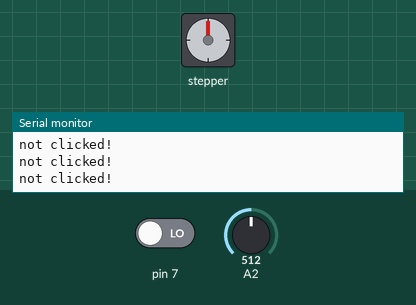
Bench run of a sketch on a simulated Arduino Uno, built with avr-gcc and run on an emulated ATmega328P. On the bench: stepper motor, the last lines printed to the serial monitor. The test bench sets the inputs (shaded band); at power-on: pin 7 LOW, A2 = 512. Stepper angles assume 200 steps per turn.

Above: at 1.2 s.
1.3 s: pin 7 driven HIGH
At 1.46 s:
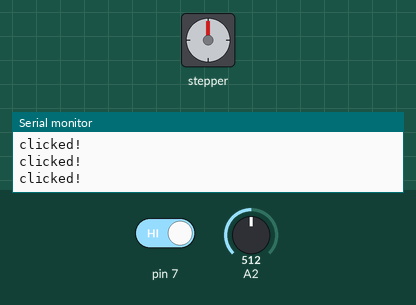
At 2.06 s:
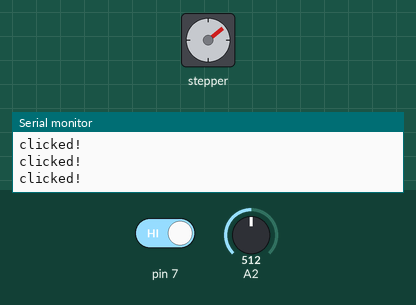
4.3 s: A2 set to 516
At 4.47 s:
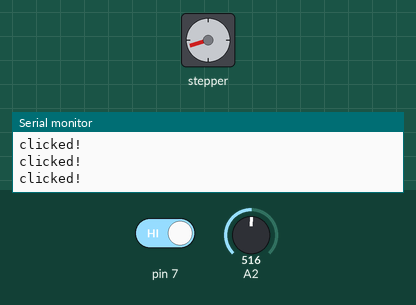
7.3 s: pin 7 driven LOW
8.8 s: pin 7 driven HIGH
At 8.97 s:
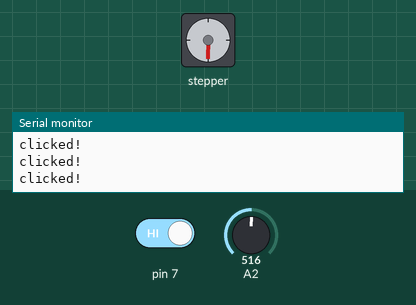
11.8 s: A2 set to 716
14.8 s: A2 set to 720
Timing chart, 0 to 18.8 s (numbered marks = the images above; inputs shaded):
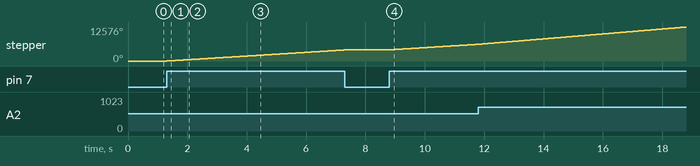

The sketch:

stepperMotorPotAndSwitch.ino
```cpp
#include <Wire.h>
#include <Adafruit_MotorShield.h>

Adafruit_MotorShield AFMS = Adafruit_MotorShield();
Adafruit_StepperMotor *myMotor = AFMS.getStepper(200, 2);


void setup() {

  Serial.begin(9600);
  pinMode(7, INPUT);
  AFMS.begin();

}

void loop() {

  int switchPosition;
  int speedControl;

  switchPosition = digitalRead(7);
  speedControl = analogRead(A2); // this goes from 0 to 1023
  myMotor->setSpeed(speedControl / 4);

  if (switchPosition == HIGH) {
    Serial.println("clicked!");
    myMotor->step(50, FORWARD, INTERLEAVE);
  } else {
    Serial.println("not clicked!");
  }
}
```

Measured:
- the behaviour switches between 515 and 516 on A2 (found by bisection; images 2 and 3)
- after the input at 1.3 s, stepper: keeps turning clockwise at about 683°/s, starting at once
- after the input at 8.8 s, stepper: keeps turning clockwise at about 687°/s, starting at once
